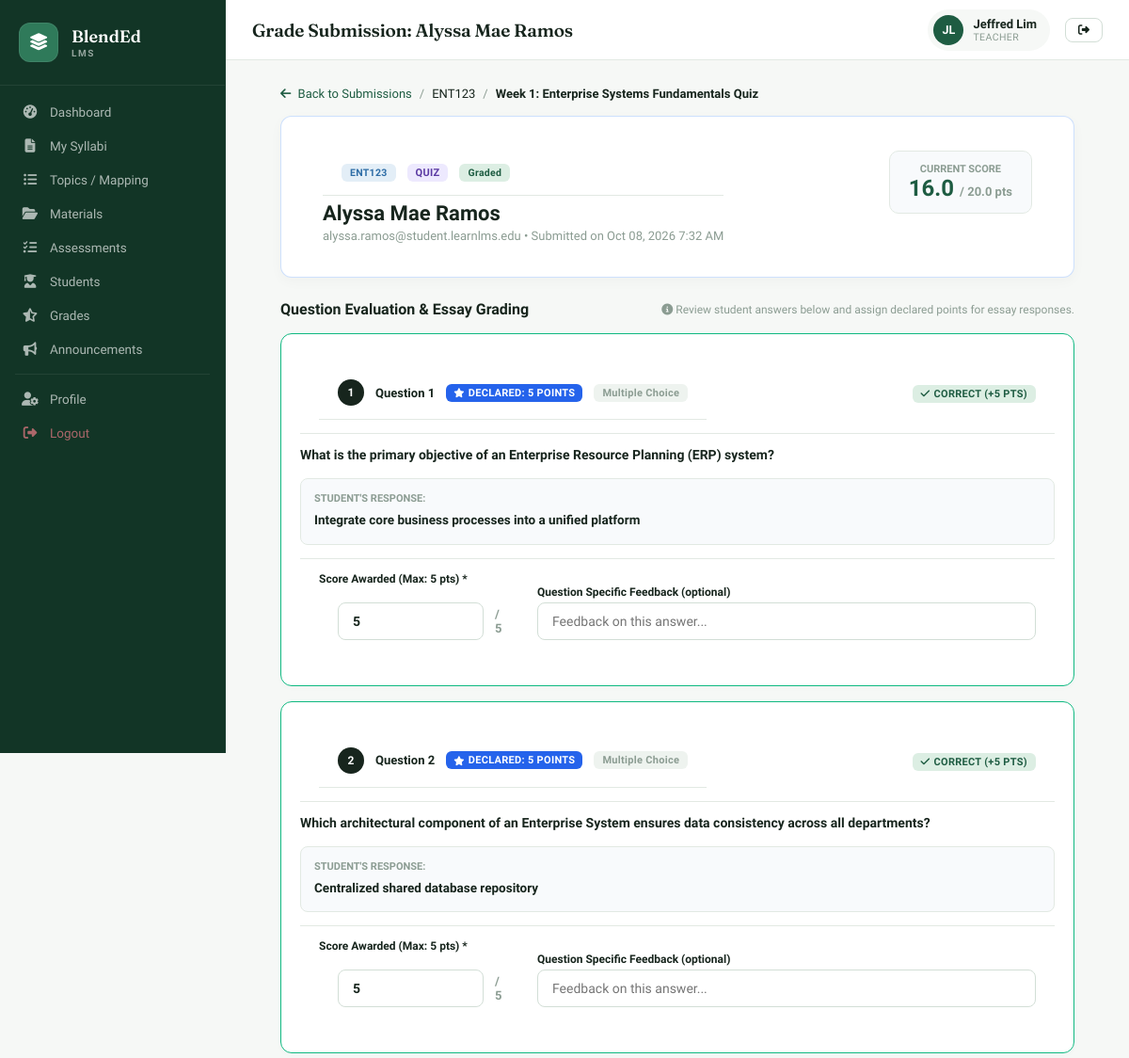
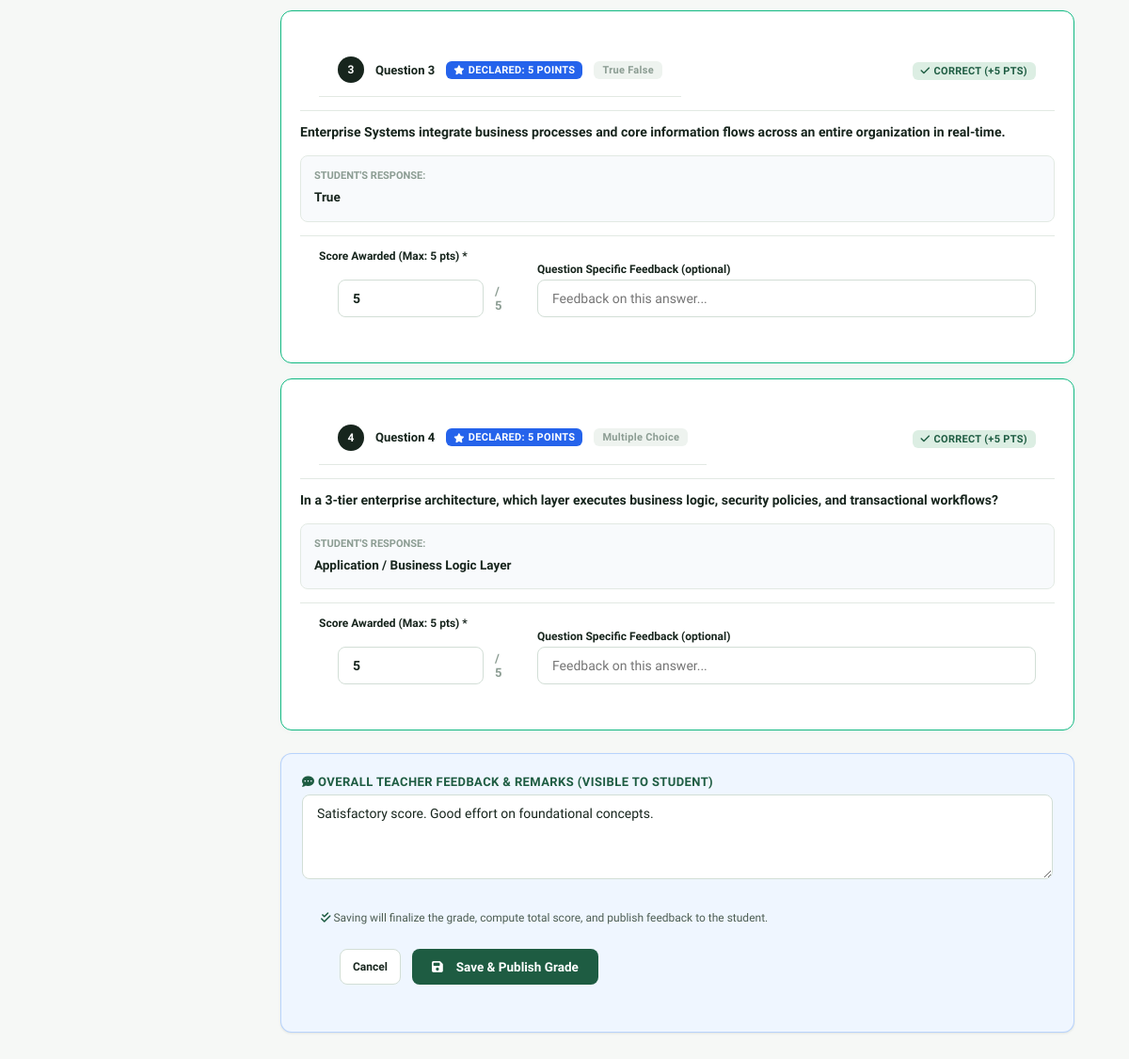
The page /teacher/grade_submission.php?id=42 (signed in) on the database as committed earlier (2 pictures, top to bottom).
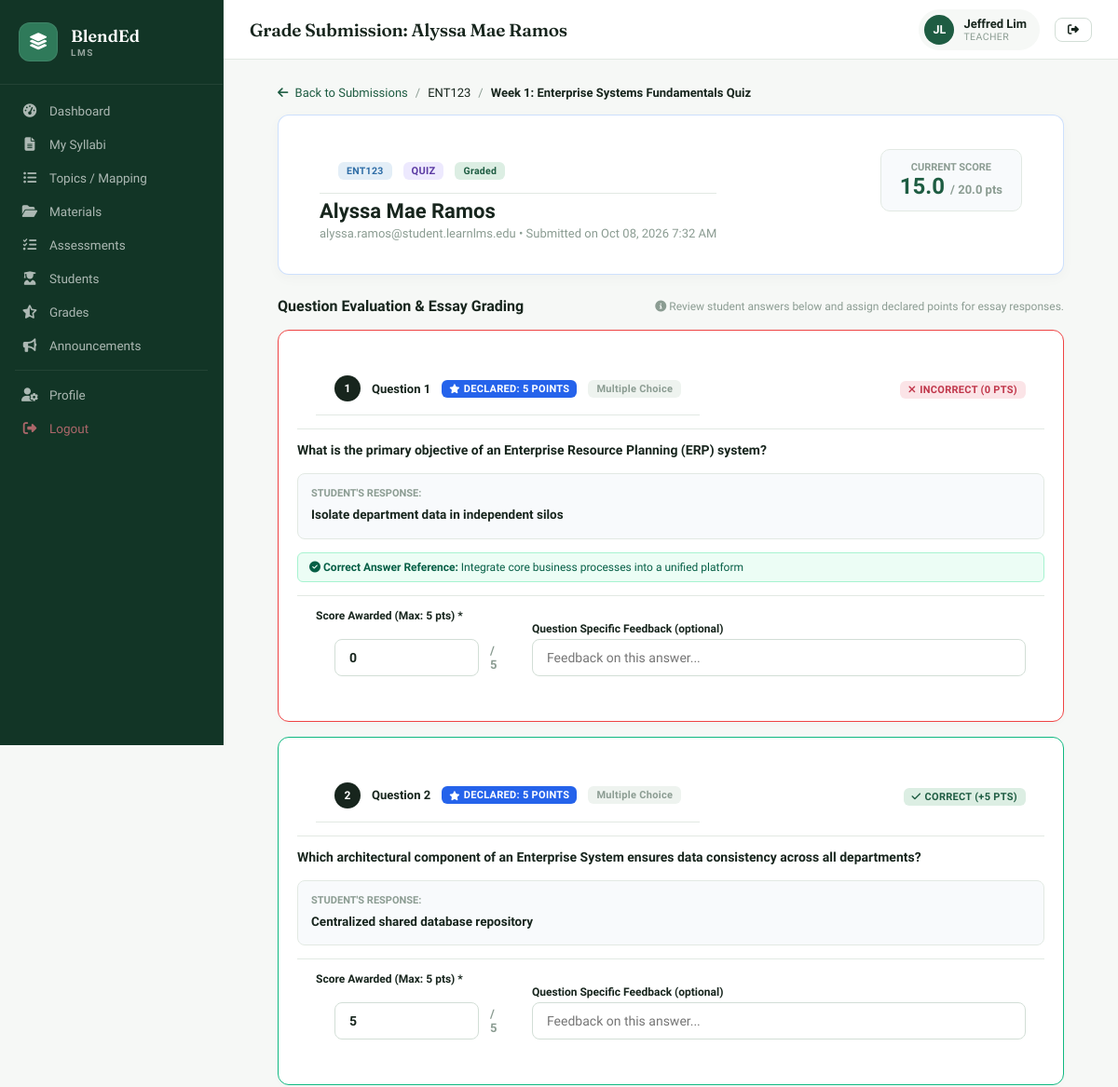
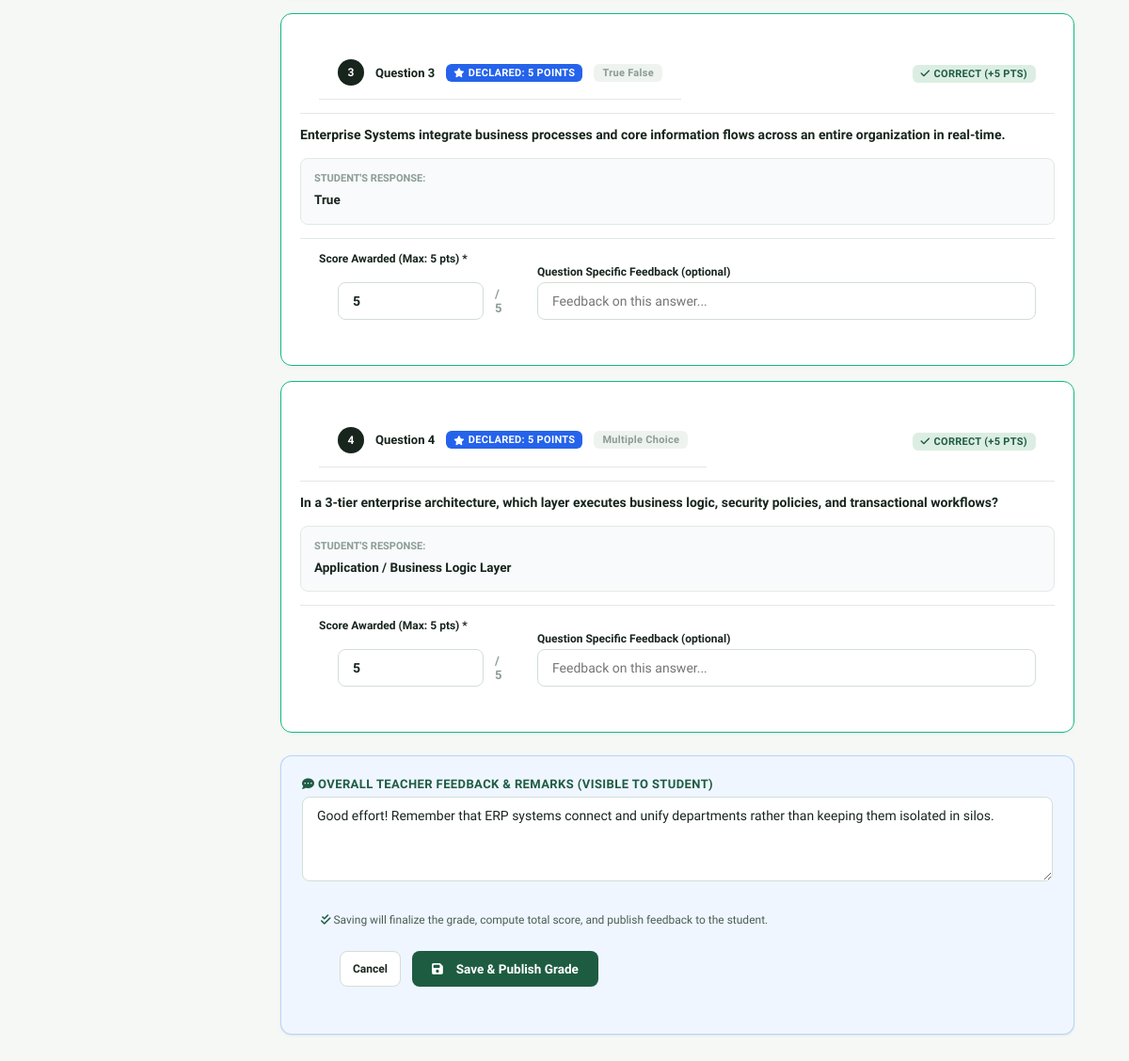
The same page on the database as committed later (2 pictures, top to bottom).
### tables this page shows
CREATE TABLE `submissions` (
  `id` int NOT NULL AUTO_INCREMENT,
  `assessment_id` int NOT NULL,
  `student_id` int NOT NULL,
  `file_path` varchar(255) DEFAULT NULL,
  `text_answer` text,
  `score` decimal(5,2) DEFAULT NULL,
  `feedback` text,
  `submitted_at` timestamp NOT NULL DEFAULT CURRENT_TIMESTAMP,
  `graded_at` timestamp NULL DEFAULT NULL,
  `status` enum('submitted','graded','late') DEFAULT 'submitted',
  `is_auto_graded` tinyint(1) NOT NULL DEFAULT '0',
  PRIMARY KEY (`id`),
  KEY `assessment_id` (`assessment_id`),
  KEY `student_id` (`student_id`),
  CONSTRAINT `submissions_ibfk_1` FOREIGN KEY (`assessment_id`) REFERENCES `assessments` (`id`) ON DELETE CASCADE,
  CONSTRAINT `submissions_ibfk_2` FOREIGN KEY (`student_id`) REFERENCES `users` (`id`) ON DELETE CASCADE
);

CREATE TABLE `submission_answers` (
  `id` int NOT NULL AUTO_INCREMENT,
  `submission_id` int NOT NULL,
  `question_id` int NOT NULL,
  `student_answer` text,
  `is_correct` tinyint(1) DEFAULT NULL,
  `points_awarded` decimal(8,2) NOT NULL DEFAULT '0.00',
  `feedback` text,
  `created_at` timestamp NOT NULL DEFAULT CURRENT_TIMESTAMP,
  PRIMARY KEY (`id`),
  KEY `idx_sa_sub` (`submission_id`),
  KEY `idx_sa_q` (`question_id`)
);

CREATE TABLE `assessment_questions` (
  `id` int NOT NULL AUTO_INCREMENT,
  `assessment_id` int NOT NULL,
  `question_text` text NOT NULL,
  `question_type` varchar(50) NOT NULL DEFAULT 'multiple_choice',
  `points` decimal(8,2) NOT NULL DEFAULT '1.00',
  `options` longtext,
  `correct_answer` text,
  `explanation` text,
  `sort_order` int NOT NULL DEFAULT '1',
  `created_at` timestamp NOT NULL DEFAULT CURRENT_TIMESTAMP,
  PRIMARY KEY (`id`),
  KEY `idx_aq_ass` (`assessment_id`)
);

CREATE TABLE `users` (
  `id` int NOT NULL AUTO_INCREMENT,
  `username` varchar(50) NOT NULL,
  `password` varchar(255) NOT NULL,
  `full_name` varchar(100) NOT NULL,
  `email` varchar(100) NOT NULL,
  `role` enum('admin','teacher','student') NOT NULL,
  `profile_pic` varchar(255) DEFAULT NULL,
  `status` enum('active','inactive') DEFAULT 'active',
  `created_at` timestamp NOT NULL DEFAULT CURRENT_TIMESTAMP,
  `updated_at` timestamp NOT NULL DEFAULT CURRENT_TIMESTAMP ON UPDATE CURRENT_TIMESTAMP,
  PRIMARY KEY (`id`),
  UNIQUE KEY `username` (`username`),
  UNIQUE KEY `email` (`email`)
);

CREATE TABLE `courses` (
  `id` int NOT NULL AUTO_INCREMENT,
  `department_id` int NOT NULL,
  `course_code` varchar(20) NOT NULL,
  `course_name` varchar(150) NOT NULL,
  `description` text,
  `units` int DEFAULT '3',
  `prerequisite` varchar(255) DEFAULT 'None',
  `year_level` int DEFAULT '1',
  `semester` enum('1st','2nd','Summer') DEFAULT '1st',
  `status` enum('active','inactive') DEFAULT 'active',
  `created_at` timestamp NOT NULL DEFAULT CURRENT_TIMESTAMP,
  PRIMARY KEY (`id`),
  UNIQUE KEY `course_code` (`course_code`),
  KEY `department_id` (`department_id`),
  CONSTRAINT `courses_ibfk_1` FOREIGN KEY (`department_id`) REFERENCES `departments` (`id`) ON DELETE CASCADE
);

CREATE TABLE `assessments` (
  `id` int NOT NULL AUTO_INCREMENT,
  `syllabus_id` int NOT NULL,
  `topic_id` int DEFAULT NULL,
  `teacher_id` int NOT NULL,
  `title` varchar(200) NOT NULL,
  `description` text,
  `type` enum('quiz','assignment','exam','project','activity') DEFAULT 'quiz',
  `max_score` decimal(5,2) DEFAULT '100.00',
  `due_date` datetime DEFAULT NULL,
  `is_closed` tinyint(1) NOT NULL DEFAULT '0',
  `delivery_mode` enum('online','offline','both') DEFAULT 'both',
  `attachment_path` varchar(255) DEFAULT NULL,
  `created_at` timestamp NOT NULL DEFAULT CURRENT_TIMESTAMP,
  `shuffle_questions` tinyint(1) NOT NULL DEFAULT '1',
  `submission_type` varchar(50) NOT NULL DEFAULT 'quiz_builder',
  `time_limit` int DEFAULT NULL,
  PRIMARY KEY (`id`),
  KEY `syllabus_id` (`syllabus_id`),
  KEY `topic_id` (`topic_id`),
  KEY `teacher_id` (`teacher_id`),
  CONSTRAINT `assessments_ibfk_1` FOREIGN KEY (`syllabus_id`) REFERENCES `syllabi` (`id`) ON DELETE CASCADE,
  CONSTRAINT `assessments_ibfk_2` FOREIGN KEY (`topic_id`) REFERENCES `syllabus_topics` (`id`) ON DELETE SET NULL,
  CONSTRAINT `assessments_ibfk_3` FOREIGN KEY (`teacher_id`) REFERENCES `users` (`id`) ON DELETE CASCADE
);

### includes/config.php (called while the page is built, shortened)
<?php
function safeHtml($text) {
    $text = htmlspecialchars_decode($text, ENT_QUOTES);
    return htmlspecialchars($text, ENT_QUOTES, 'UTF-8');
}
function formatMultilineText($text) {
    $text = str_replace(["\\r\\n", "\\r", "\\n", '\r\n', '\r', '\n'], "\n", $text);
    $text = htmlspecialchars_decode($text, ENT_QUOTES);
    return nl2br(htmlspecialchars(trim($text), ENT_QUOTES, 'UTF-8'));
}
function getAssessmentOptionDisplay($optionsJson, $val) {
    $opts = is_array($optionsJson) ? $optionsJson : (json_decode($optionsJson, true) ?: []);
    $letters = ['A', 'B', 'C', 'D', 'E', 'F', 'G', 'H'];
    $keys = array_keys($opts);
    foreach ($keys as $idx => $k) {
        $letter = (is_string($k) && preg_match('/^[A-Z]$/i', $k)) ? strtoupper($k) : ($letters[$idx] ?? chr(65 + $idx));
    }
    foreach ($opts as $optVal) {
        if (strcasecmp((string)$val, (string)$optVal) === 0 ||
            strcasecmp(trim(preg_replace('/^[A-Z]\.\s*/i', '', (string)$val)), trim(preg_replace('/^[A-Z]\.\s*/i', '', (string)$optVal))) === 0) {
            return trim(preg_replace('/^[A-Z]\.\s*/i', '', (string)$optVal));
        }
    }
    return trim(preg_replace('/^[A-Z]\.\s*/i', '', (string)$val));
}

### teacher/grade_submission.php (the view, shortened to what the changed rows need)
<?php
require_once '../includes/config.php';
$tid = $_SESSION['user_id'];
$subId = (int)($_GET['id'] ?? 0);
$stmt = $conn->prepare("
    SELECT sub.*, u.full_name, u.email, a.id as assessment_id, a.title as assessment_title, a.type as assessment_type, a.max_score,
           c.course_code, c.course_name
    FROM submissions sub
    JOIN users u ON sub.student_id = u.id
    JOIN assessments a ON sub.assessment_id = a.id
    JOIN syllabi s ON a.syllabus_id = s.id
    JOIN courses c ON s.course_id = c.id
    WHERE sub.id = ? AND a.teacher_id = ?
");
$stmt->bind_param('ii', $subId, $tid);
$stmt->execute();
$sub = $stmt->get_result()->fetch_assoc();
$pageTitle = 'Grade Submission: ' . $sub['full_name'];
$stmtAns = $conn->prepare("
    SELECT sa.*, q.question_text, q.question_type, q.points, q.options, q.correct_answer, q.explanation
    FROM submission_answers sa
    JOIN assessment_questions q ON sa.question_id = q.id
    WHERE sa.submission_id = ?
    ORDER BY q.sort_order ASC, q.id ASC
");
$stmtAns->bind_param('i', $subId);
$stmtAns->execute();
$answers = $stmtAns->get_result()->fetch_all(MYSQLI_ASSOC);
?>
<?php require_once '../includes/header.php'; ?>
<div class="app-layout">
<div class="main-content">
<?php require_once '../includes/topbar.php'; ?>
<div class="page-content" style="max-width:900px;margin:0 auto">
<div style="display:flex;align-items:center;gap:8px;font-size:13px;color:var(--text3);margin-bottom:16px">
    <a href="grades.php?assessment=<?= $sub['assessment_id'] ?>" style="color:var(--primary);text-decoration:none">
        <i class="fas fa-arrow-left" style="margin-right:4px"></i> Back to Submissions
    </a>
    <span>/</span>
    <span style="color:var(--text)"><?= htmlspecialchars($sub['course_code']) ?></span>
    <span>/</span>
    <span style="color:var(--text);font-weight:600"><?= safeHtml($sub['assessment_title']) ?></span>
</div>
<div class="card" style="margin-bottom:24px;border:1px solid rgba(59,130,246,0.25);box-shadow:0 4px 14px rgba(0,0,0,0.03)">
    <div class="card-body" style="padding:22px 24px">
        <div style="display:flex;align-items:flex-start;justify-content:space-between;flex-wrap:wrap;gap:16px">
            <div>
                <div style="display:flex;align-items:center;gap:8px;margin-bottom:6px">
                    <span class="badge badge-blue" style="font-weight:700"><?= htmlspecialchars($sub['course_code']) ?></span>
                    <span class="badge badge-purple" style="text-transform:uppercase;font-size:11px"><?= $sub['assessment_type'] ?></span>
                    <span class="badge <?= $sub['status']==='graded'?'badge-green':'badge-orange' ?>" style="text-transform:capitalize">
                        <?= $sub['status'] ?>
                    </span>
                </div>
                <h2 style="font-size:22px;font-weight:800;color:var(--text);margin:0 0 4px"><?= htmlspecialchars($sub['full_name']) ?></h2>
                <p style="font-size:13px;color:var(--text3);margin:0">
                    <?= htmlspecialchars($sub['email']) ?> &bull; Submitted on <?= date('M d, Y g:i A', strtotime($sub['submitted_at'])) ?>
                </p>
            </div>
            <div style="background:#f8fafc;border:1px solid var(--border);border-radius:10px;padding:12px 20px;text-align:center">
                <div style="font-size:11px;color:var(--text3);font-weight:700;text-transform:uppercase">Current Score</div>
                <div style="font-size:24px;font-weight:900;color:var(--primary)">
                    <?= number_format($sub['score'] ?? 0, 1) ?> <span style="font-size:13px;color:var(--text3);font-weight:600">/ <?= number_format($sub['max_score'], 1) ?> pts</span>
                </div>
            </div>
        </div>
    </div>
</div>
<form method="POST">
    <div style="display:flex;flex-direction:column;gap:16px">
        <?php foreach ($answers as $idx => $sa):
            $num = $idx + 1;
            $qType = $sa['question_type'];
            $ptsMax = (float)$sa['points'];
            $isEssay = ($qType === 'essay');
        ?>
        <div class="card" style="border:1px solid <?= $isEssay ? '#f59e0b' : ($sa['is_correct'] ? '#10b981' : '#ef4444') ?>;box-shadow:0 2px 6px rgba(0,0,0,0.02)">
            <div class="card-body" style="padding:20px">
                <div style="display:flex;align-items:center;justify-content:space-between;flex-wrap:wrap;gap:10px;margin-bottom:12px">
                    <div style="display:flex;align-items:center;gap:8px">
                        <span style="display:inline-flex;align-items:center;justify-content:center;width:28px;height:28px;border-radius:50%;background:var(--text);color:#fff;font-size:12px;font-weight:700">
                            <?= $num ?>
                        </span>
                        <strong style="font-size:13px">Question <?= $num ?></strong>
                        <span class="badge" style="background:#2563eb;color:#fff;font-size:11px;font-weight:700;padding:3px 8px;border-radius:6px">
                            <i class="fas fa-star" style="font-size:10px"></i> Declared: <?= $ptsMax ?> Point<?= $ptsMax != 1 ? 's' : '' ?><?= $isEssay ? ' for this Essay' : '' ?>
                        </span>
                        <span class="badge badge-gray" style="font-size:11px;text-transform:capitalize">
                            <?= str_replace('_', ' ', $qType) ?>
                        </span>
                    </div>
                    <div>
                        <?php if ($isEssay): ?>
                            <span class="badge badge-orange" style="font-size:11px;font-weight:700">
                                <i class="fas fa-user-edit"></i> Manual Teacher Grading Required
                            </span>
                        <?php elseif ($sa['is_correct']): ?>
                            <span class="badge badge-green" style="font-size:11px;font-weight:700">
                                <i class="fas fa-check"></i> Correct (+<?= (float)$sa['points_awarded'] ?> pts)
                            </span>
                        <?php else: ?>
                            <span class="badge badge-red" style="font-size:11px;font-weight:700">
                                <i class="fas fa-times"></i> Incorrect (0 pts)
                            </span>
                        <?php endif; ?>
                    </div>
                </div>
                <div style="font-size:14px;font-weight:600;color:var(--text);line-height:1.5;margin-bottom:14px">
                    <?= formatMultilineText($sa['question_text']) ?>
                </div>
                <div style="background:#f8fafc;border:1px solid var(--border);border-radius:8px;padding:14px;margin-bottom:14px">
                    <div style="font-size:11px;color:var(--text3);font-weight:700;text-transform:uppercase;margin-bottom:6px">
                        Student's Response:
                    </div>
                    <div style="font-size:13.5px;color:var(--text);font-weight:<?= $isEssay ? '400' : '600' ?>;line-height:1.6">
                        <?php if ($qType === 'multiple_choice'):
                            $ansText = getAssessmentOptionDisplay($sa['options'], $sa['student_answer']);
                            echo $ansText ? safeHtml($ansText) : '<em class="text-muted">No choice selected</em>';
                        elseif ($qType === 'true_false'):
                            echo safeHtml($sa['student_answer'] ?: 'No choice selected');
                        else:
                            echo formatMultilineText($sa['student_answer'] ?: 'No response provided by student.');
                        endif; ?>
                    </div>
                </div>
                <?php if (!$isEssay && !$sa['is_correct']): ?>
                    <div style="background:#ecfdf5;border:1px solid #a7f3d0;border-radius:6px;padding:8px 12px;font-size:12px;color:#065f46;margin-bottom:14px">
                        <strong><i class="fas fa-check-circle"></i> Correct Answer Reference:</strong>
                        <?php if ($qType === 'multiple_choice'):
                            echo safeHtml(getAssessmentOptionDisplay($sa['options'], $sa['correct_answer']));
                        else:
                            echo safeHtml($sa['correct_answer']);
                        endif; ?>
                    </div>
                <?php endif; ?>
                <div style="background:#fff;border-top:1px solid var(--border);padding-top:14px;display:flex;align-items:center;gap:16px;flex-wrap:wrap">
                    <div style="width:220px">
                        <label style="font-size:12px;font-weight:700;display:block;margin-bottom:4px;color:var(--text)">
                            Score Awarded (Max: <?= $ptsMax ?> pts) *
                        </label>
                        <div style="display:flex;align-items:center;gap:6px">
                            <input type="number" name="points_awarded[<?= $sa['id'] ?>]" class="form-control" value="<?= (float)$sa['points_awarded'] ?>" min="0" max="<?= $ptsMax ?>" step="0.25" required style="font-weight:700;font-size:14px">
                            <span style="font-size:13px;color:var(--text3);font-weight:600">/ <?= $ptsMax ?></span>
                        </div>
                    </div>
                    <div style="flex:1;min-width:260px">
                        <label style="font-size:12px;font-weight:700;display:block;margin-bottom:4px;color:var(--text)">
                            Question Specific Feedback (optional)
                        </label>
                        <input type="text" name="item_feedback[<?= $sa['id'] ?>]" class="form-control" value="<?= htmlspecialchars($sa['teacher_feedback'] ?? '') ?>" placeholder="Feedback on this answer...">
                    </div>
                </div>
            </div>
        </div>
        <?php endforeach; ?>
    </div>
    <div class="card" style="margin-top:24px;border:1px solid rgba(59,130,246,0.3);background:#eff6ff">
        <div class="card-body" style="padding:22px">
            <div class="form-group" style="margin-bottom:16px">
                <label style="font-size:13px;font-weight:700;color:var(--primary)">
                    <i class="fas fa-comment-dots"></i> Overall Teacher Feedback & Remarks (visible to student)
                </label>
                <textarea name="overall_feedback" class="form-control" rows="3" placeholder="Provide encouraging remarks, areas for improvement, or overall impression..."><?= htmlspecialchars($sub['feedback'] ?? '') ?></textarea>
            </div>
        </div>
    </div>
</form>
</div></div></div>
</body></html>

### includes/topbar.php (shortened to what the changed rows need)
<header class="topbar">
    <div class="topbar-left">
        <span class="topbar-title"><?= $pageTitle ?? 'Dashboard' ?></span>
    </div>
</header>

Rows that differ between the two databases and show on the page:
changed submissions "Graded": score "16.0" → "15.0"; overall_feedback "Satisfactory score. Good effort on foundational concepts." → "Good effort! Remember that ERP systems connect and unify departments rather than keeping them isolated in silos."
changed submission_answers "What is the primary objective of an Enterprise Resource Planning (ERP) system?": student_answer.options "Integrate core business processes into a unified platform" → "Isolate department data in independent silos"; assessment_questions.options+correct_answer (not shown) → "Integrate core business processes into a unified platform"; points_awarded "5" → "0"; points_awarded "5" → (not shown); is_correct "CORRECT (+ PTS)" → "INCORRECT (0 PTS) Correct Answer Reference:"
